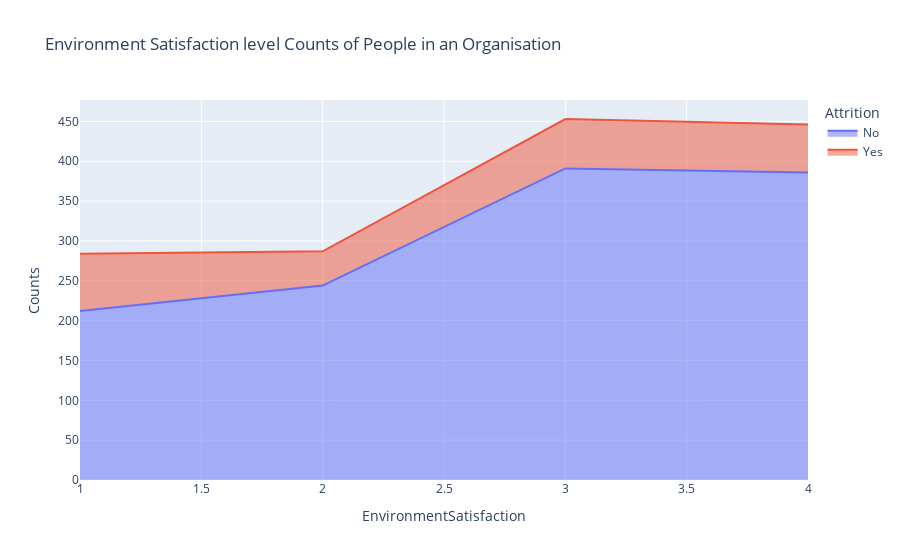

Here is the notebook cell this chart was saved with:
### Markdown cell above
# Area describes the environmental satisfaction level and the number of people in an organisation

### Code cell
sats=hr.groupby(['EnvironmentSatisfaction','Attrition']).apply(lambda x:x['DailyRate'].count()).reset_index(name='Counts')
px.area(sats,x='EnvironmentSatisfaction',y='Counts',color='Attrition',title='Environment Satisfaction level Counts of People in an Organisation')

### Figure 1 — Plotly figure (JSON) as saved in the notebook; plotly's stock layout.template omitted (floating-point values rounded to 4 significant figures)
{"data": [{"fillpattern": {"shape": ""}, "hovertemplate": "Attrition=No<br>EnvironmentSatisfaction=%{x}<br>Counts=%{y}<extra></extra>", "legendgroup": "No", "line": {"color": "#636efa"}, "marker": {"symbol": "circle"}, "mode": "lines", "name": "No", "orientation": "v", "showlegend": true, "stackgroup": "1", "type": "scatter", "x": [1, 2, 3, 4], "xaxis": "x", "y": [212, 244, 391, 386], "yaxis": "y"}, {"fillpattern": {"shape": ""}, "hovertemplate": "Attrition=Yes<br>EnvironmentSatisfaction=%{x}<br>Counts=%{y}<extra></extra>", "legendgroup": "Yes", "line": {"color": "#EF553B"}, "marker": {"symbol": "circle"}, "mode": "lines", "name": "Yes", "orientation": "v", "showlegend": true, "stackgroup": "1", "type": "scatter", "x": [1, 2, 3, 4], "xaxis": "x", "y": [72, 43, 62, 60], "yaxis": "y"}], "layout": {"legend": {"title": {"text": "Attrition"}, "tracegroupgap": 0}, "title": {"text": "Environment Satisfaction level Counts of People in an Organisation"}, "xaxis": {"anchor": "y", "domain": [0, 1], "title": {"text": "EnvironmentSatisfaction"}}, "yaxis": {"anchor": "x", "domain": [0, 1], "title": {"text": "Counts"}}}}
